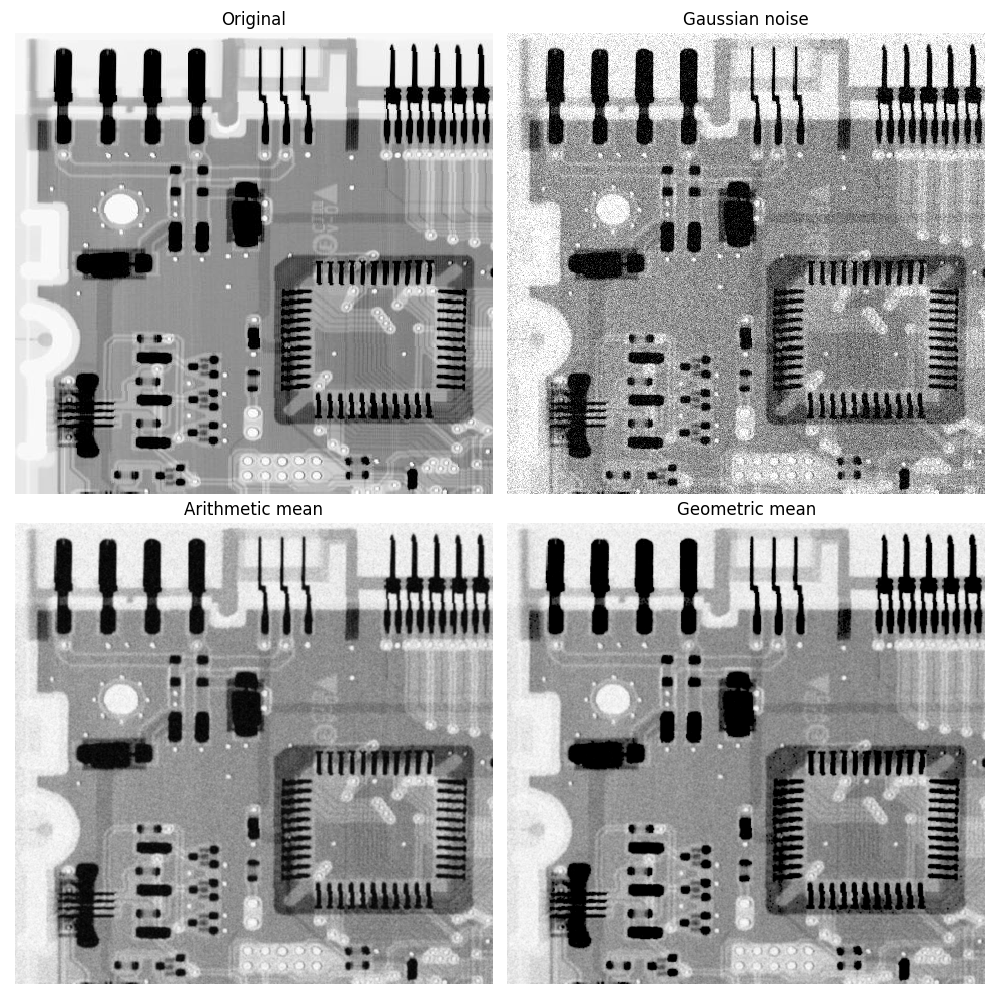

Python code for this plot:
import os
import sys
import numpy as np
import matplotlib.pyplot as plt
from skimage.io import imread
from skimage.util import img_as_float
from skimage.color import rgb2gray
from libDIPUM.imnoise2 import imnoise2
from libDIPUM.spfilt import spfilt
from libDIPUM.data_path import dip_data

# Parameters
kernel_size = 3
mean = 0
std = 0.1

# Data
img_path = dip_data('circuitboard.tif')
f_orig = imread(img_path)
if f_orig.ndim == 3:
    f_orig = rgb2gray(f_orig)
f = img_as_float(f_orig)

# Noise adding
fn, _ = imnoise2 (f, 'gaussian', mean, std)

# Filtering
fHatArithMean = spfilt(fn, 'amean', kernel_size, kernel_size)
fHatGeoMean = spfilt(fn, 'gmean', kernel_size, kernel_size)

# Display
#show_image_window(f, "Original")
#show_image_window(fn, "Noisy")
#show_image_window(fHatArithMean, "Arithmetic Mean Filter")
#show_image_window(fHatGeoMean, "Geometric Mean Filter")

fig, axes = plt.subplots(2, 2, figsize=(10, 10))

axes[0, 0].imshow(f, cmap='gray', vmin=0, vmax=1, interpolation = 'nearest')
axes[0, 0].axis('off')
axes[0, 0].set_title('Original')

axes[0, 1].imshow(fn, cmap = 'gray', interpolation = 'nearest', resample=False)
axes[0, 1].axis('off')
axes[0, 1].set_title('Gaussian noise')

axes[1, 0].imshow(fHatArithMean, cmap='gray')
axes[1, 0].axis('off')
axes[1, 0].set_title('Arithmetic mean')

axes[1, 1].imshow(fHatGeoMean, cmap='gray')
axes[1, 1].axis('off')
axes[1, 1].set_title('Geometric mean')

plt.tight_layout()
plt.savefig('Figure57.png')
plt.show()
